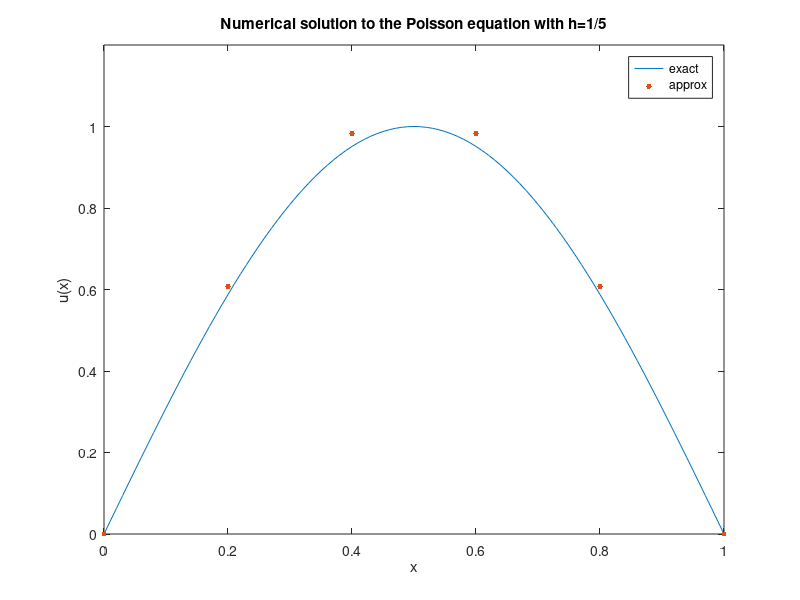

This figure's MATLAB source:
clear

n=input('자연수를 입력하세요(input a natural number) : ');

h=1/n;
A=zeros(n-1,n-1);
b=zeros(1,n-1);
x=zeros(1,n+1);
x(n+1)=1;

for i=1:n-1
    
    x(i+1)=i*h;
    b(i)=-(pi^2)*sin(pi*x(i+1));
    A(i,i:i+2)=[1,-2,1];
    
end

A=A(:,2:n);
b=b*(h^2);

u=A\b';
u=[0;u;0];

figure(1) 
t=0:0.01:1; 
plot(t,sin(pi*t))
xlabel('x')
ylabel('u(x)')
ylim([0,1.2])
hold on
plot(x,u,'.','MarkerSize',12)
title(['Numerical solution to the Poisson equation with h=1/', num2str(1/h)])
legend('exact', 'approx')
